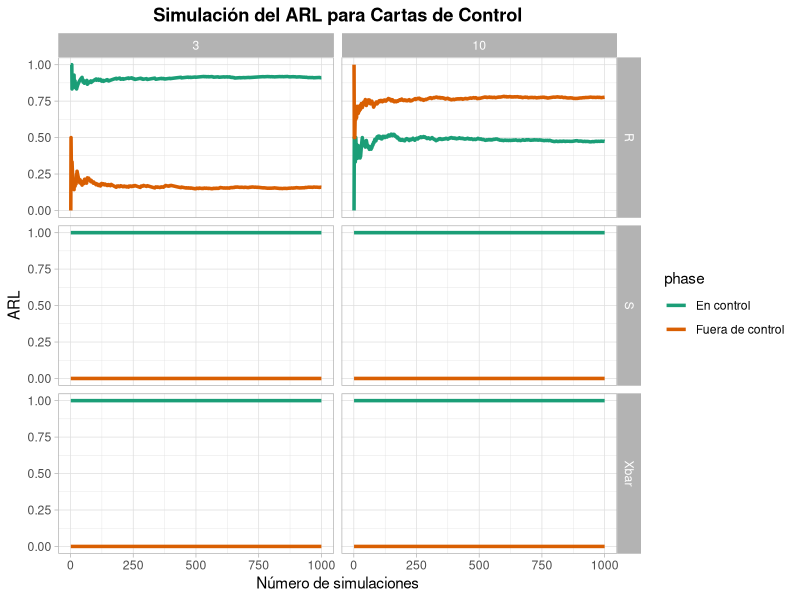
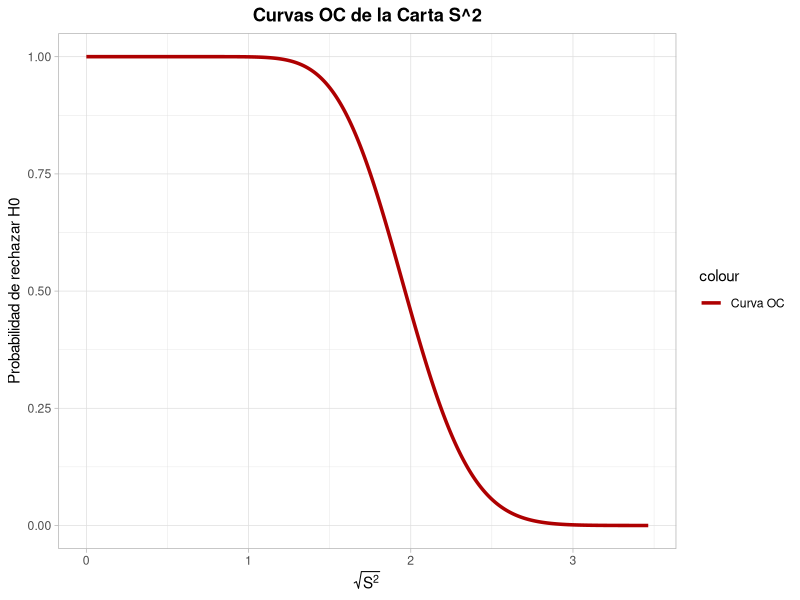
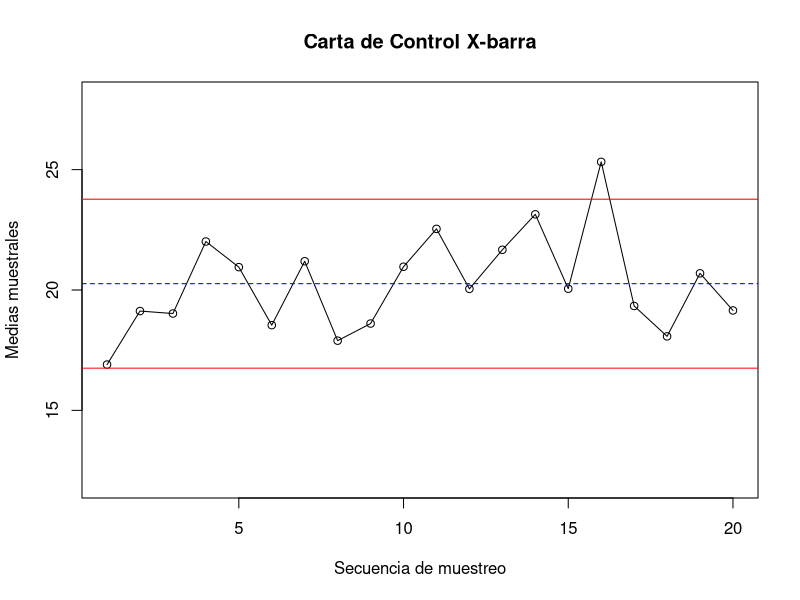
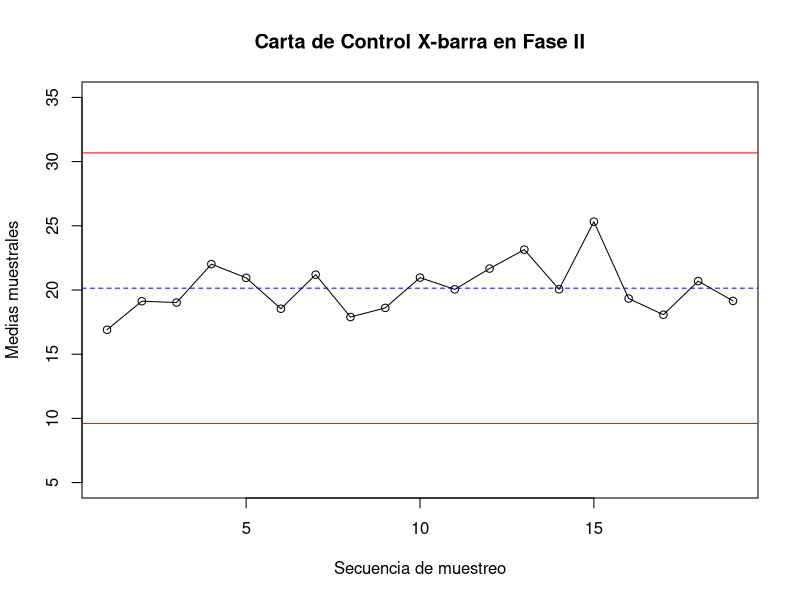

Write the R code that produced these figures, in order.
################################################################################
# Script ACTIVIDAD EN CLASE - CONTROL ESTADISTICO DE CALIDAD
# Autores: Cesar Augusto Prieto Sarmiento
#          Cristian Camilo Prieto Zambrano
#          Daniel Santiago Guzman Villanueva
# Fecha de Creación: 13/03/2021
# Descripción: Se realizaron los ejercicios solicitados por el profesor
# Versión: 1
################################################################################

# LIBRERIAS USADAS

library(ggplot2)

################################################################################
############################### PUNTO 1 ########################################


# Función para calcular el rango de una muestra
calculate_range <- function(sample_data) {
  return(max(sample_data) - min(sample_data))
}

# Función para calcular la desviación estándar de una muestra
calculate_sd <- function(sample_data) {
  return(sd(sample_data))
}

# Función para calcular la media de una muestra
calculate_mean <- function(sample_data) {
  return(mean(sample_data))
}

# Función para calcular beta (probabilidad de no detectar un cambio)
calculate_beta <- function(mu_0, mu_1, sigma, L) {
  return(pnorm(L - abs(mu_1 - mu_0), 0, sigma) - pnorm(-L - abs(mu_1 - mu_0), 0, sigma))
}

# Función para calcular los parámetros de diseño de las cartas de control (B5 y B6)
calculate_control_limits <- function(sigma_0, L, beta) {
  B5 <- sigma_0 * (c_4 - 3 * sqrt(1 - c_4^2))
  B6 <- sigma_0 * (c_4 + 3 * sqrt(1 - c_4^2))
  return(list(B5 = B5, B6 = B6))
}

# Parámetros del proceso
mu_0 <- 0  # Media del proceso en control
sigma <- 1  # Desviación estándar
k <- 1  # Desplazamiento del proceso fuera de control
mu_1 <- mu_0 + k * sigma  # Media del proceso fuera de control
L <- 3  # Límites de control en sigmas
n_values <- c(3, 10)  # Tamaños de las muestras


# Constantes necesarias para el cálculo de los límites de control (puedes agregarlas)
c_4 <- (gamma(n_values / 2) / gamma((n_values - 1) / 2)) * sqrt(2 / (n_values - 1))

# Calcular beta para diferentes tamaños de muestra
beta_values <- sapply(n_values, function(n) {
  calculate_beta(mu_0, mu_1, sigma, L)
})

# Calcular los parámetros de diseño de las cartas de control (B5 y B6) usando beta
control_limits <- sapply(beta_values, function(beta) {
  calculate_control_limits(sigma, L, beta)
})

# Función para simular ARL de Cartas R, S y Xbarra
simulate_control_chart_ARL_both_phases <- function(n, sigma, control_limits, num_simulations = 1000, chart_type = "R") {
  arl_results_in_control <- numeric(num_simulations)
  arl_results_out_of_control <- numeric(num_simulations)
  
  # Fase 1: Establecer límites de control
  for (i in 1:num_simulations) {
    sample_data <- rnorm(n, mean = 0, sd = sigma)
    if (chart_type == "R") {
      sample_statistic <- calculate_range(sample_data)
    } else if (chart_type == "S") {
      sample_statistic <- calculate_sd(sample_data)
    } else if (chart_type == "Xbar") {
      sample_statistic <- calculate_mean(sample_data)
    } else {
      stop("Tipo de carta no válido. Debe ser 'R', 'S' o 'Xbar'.")
    }
    if (sample_statistic > control_limits[1]) {
      arl_results_out_of_control[i] <- 1
    } else {
      arl_results_in_control[i] <- 1
    }
  }
  
  # Fase 2: Monitorear el proceso
  for (i in 1:num_simulations) {
    if (arl_results_in_control[i] == 1) {
      sample_data <- rnorm(n, mean = 0, sd = sigma)
      if (chart_type == "R") {
        sample_statistic <- calculate_range(sample_data)
      } else if (chart_type == "S") {
        sample_statistic <- calculate_sd(sample_data)
      } else if (chart_type == "Xbar") {
        sample_statistic <- calculate_mean(sample_data)
      }
      if (sample_statistic > control_limits[1]) {
        arl_results_out_of_control[i] <- 1
      }
    }
  }
  
  # Calcular ARL
  arl_in_control <- cumsum(arl_results_in_control) / seq_along(arl_results_in_control)
  arl_out_of_control <- cumsum(arl_results_out_of_control) / seq_along(arl_results_out_of_control)
  
  return(data.frame(
    simulation_number = seq_along(arl_in_control),
    ARL_in_control = arl_in_control,
    ARL_out_of_control = arl_out_of_control
  ))
}

# Parámetros adicionales
num_simulations <- 1000  # Número de simulaciones
control_limits <- c(3 * sigma, 3 * sigma)


# Establecer semilla aleatoria para reproducibilidad
set.seed(123)

# Simular ARL para diferentes tamaños de muestra y tipos de carta
cartas <- c("R", "S", "Xbar")
arl_data <- lapply(cartas, function(cart) {
  lapply(seq_along(n_values), function(j) {
    simulate_control_chart_ARL_both_phases(n_values[j], sigma, control_limits[j], num_simulations, chart_type = cart)
  })
})

# Convertir datos a formato largo para ggplot
arl_long <- lapply(seq_along(cartas), function(i) {
  lapply(seq_along(n_values), function(j) {
    df_long <- tidyr::pivot_longer(arl_data[[i]][[j]], cols = c(ARL_in_control, ARL_out_of_control),
                                   names_to = "phase", values_to = "ARL")
    df_long$phase <- factor(df_long$phase, levels = c("ARL_in_control", "ARL_out_of_control"),
                            labels = c("En control", "Fuera de control"))
    df_long$chart_type <- cartas[i]
    df_long$n <- n_values[j]
    return(df_long)
  })
})

# Unir todos los resultados en un solo dataframe
arl_all <- do.call(rbind, do.call(c, arl_long))

# Graficar utilizando ggplot2
ggplot(arl_all, aes(x = simulation_number, y = ARL, color = phase, linetype = phase)) +
  geom_line(lwd = 1.2) +
  facet_grid(chart_type ~ n, scales = "free_y") +
  labs(x = "Número de simulaciones", y = "ARL",
       title = "Simulación del ARL para Cartas de Control") +
  scale_color_manual(values = c("#1b9e77", "#d95f02")) +
  scale_linetype_manual(values = c("solid", "solid")) +
  theme_light() +
  theme(plot.title = element_text(hjust = 0.5, face = "bold"))


################################################################################
############################### PUNTO 2 ########################################

# Función para calcular las probabilidades de no detectar una desviación en la carta S^2
OC_S2 <- function(mu, sigma, mu_0, sigma_0, n, alpha) {
  z <- qnorm(1 - alpha / 2)
  a <- (n - 1) * sigma_0^2 / sigma^2
  b <- (n - 1) * mu_0^2 / sigma^2
  c <- (n - 1) / sigma^2
  d <- -a * (1 - 1 / n)
  P_rechazar <- function(S2) {
    1 - pchisq((n - 1) * S2 / sigma_0^2, df = n - 1)
  }
  S2 <- seq(0, sigma_0^2 * 3, length.out = 1000)
  OC <- P_rechazar(S2)
  data.frame(S2, OC)
}

# Parámetros del proceso
mu_0 <- 5  # Media objetivo
sigma_0 <- 2  # Desviación estándar objetivo

# Parámetros de la muestra y nivel de significancia
n <- 20  # Tamaño de la muestra
alpha <- 0.05  # Nivel de significancia

# Calcular las curvas OC
oc_data <- OC_S2(mu = mu_0, sigma = sigma_0, mu_0 = mu_0, sigma_0 = sigma_0, n = n, alpha = alpha)

# Graficar las curvas OC con el formato deseado
ggplot(oc_data, aes(x = sqrt(S2), y = OC, color = "Curva OC")) +
  geom_line(lwd = 1.2) +
  labs(x = expression(sqrt(S^2)), y = "Probabilidad de rechazar H0",
       title = "Curvas OC de la Carta S^2") +
  scale_color_manual(values = c("#ae0001")) +
  theme_light() +
  theme(plot.title = element_text(hjust = 0.5, face = "bold"))

################################################################################
############################### PUNTO 4 ########################################


# Definimos los parámetros para la estadística de control
Miu <- 20
Sigma <- 4

m <- 20
n <- 3

# Establecemos la semilla de generación de datos 
set.seed(123)

# Creamos una matriz para almacenar las muestras generadas
muestras <- matrix(rnorm(m * n, mean = Miu, sd = Sigma), nrow = m)

# Calculamos la desviación estándar para cada muestra
desviaciones <- apply(muestras, 1, sd)
Sbarra <- mean(desviaciones)

# Calculamos los rangos muestrales para la construcción de la carta
Rangos_muestrales <- apply(muestras, 1, function(x) max(x) - min(x))
Rbarra <- mean(Rangos_muestrales)

# Calculamos la estimación de Xbarra_barra
Medias <- apply(muestras, 1, mean)
Xbb <- mean(Medias)

# Construimos la carta Xbarra_barra
A_2 <- 0.577
UCL <- Xbb + (A_2 * Rbarra)
LCL <- Xbb - (A_2 * Rbarra)

# Graficamos la carta de control X-barra
plot(Medias, type = "o", ylim = c(12, 28), xlab = "Secuencia de muestreo", ylab = "Medias muestrales", main = "Carta de Control X-barra", legend = FALSE)
abline(h = c(UCL, LCL, mean(Medias)), col = c("red", "red", "blue"), lty = c(1, 1, 2))

# Retiramos las muestras fuera de control
muestras_i <- muestras[-11, ]

# Recalculamos todo en base a los valores restantes
Rangos_muestrales_i <- apply(muestras_i, 1, function(x) max(x) - min(x))
Rbarra_i <- mean(Rangos_muestrales_i)
Medias_i <- apply(muestras_i, 1, mean)
Xbb_i <- mean(Medias_i)

# Calculamos los límites para la carta de control X-barra en Fase II
UCL_ii <- Xbb_i + 3 * (Rbarra / sqrt(n))
LCL_ii <- Xbb_i - 3 * (Rbarra / sqrt(n))

# Graficamos la carta de control X-barra en Fase II
plot(Medias_i, type = "o", ylim = c(5, 35), xlab = "Secuencia de muestreo", ylab = "Medias muestrales", main = "Carta de Control X-barra en Fase II", legend = FALSE)
abline(h = c(UCL_ii, LCL_ii, mean(Medias_i)), col = c("red", "red", "blue"), lty = c(1, 1, 2))

# Calculamos ARL_0 y ARL_1
alpha <- 0.0027
ARL_0 <- 1 / alpha

Beta <- sapply(1:10, function(i) {
  pnorm(3 - i * sqrt(5)) - pnorm(-3 - i * sqrt(5))
})
ARL_1 <- 1 / (1 - Beta)

# Mostramos los resultados
print(ARL_0)
print(ARL_1)


################################################################################
############################### PUNTO 5 ########################################


# Parámetros del proceso
mu <- 0  # Media del proceso
sigma <- 1  # Desviación estándar del proceso

# Definir franjas de control
lower_bound <- mu - sigma
upper_bound <- mu + 3 * sigma
num_intervals <- 4
interval_width <- sigma
interval_bounds <- seq(lower_bound, upper_bound, by = interval_width)

# Probabilidades de transición
transition_prob <- matrix(0, nrow = num_intervals, ncol = num_intervals)
for (i in 1:num_intervals) {
  for (j in 1:num_intervals) {
    if (i == j) {
      # Probabilidad de permanecer en la misma franja
      transition_prob[i, j] <- pnorm(interval_bounds[j + 1], mean = mu, sd = sigma) -
        pnorm(interval_bounds[j], mean = mu, sd = sigma)
    } else if (j == i + 1) {
      # Probabilidad de moverse a la franja adyacente a la derecha
      transition_prob[i, j] <- pnorm(interval_bounds[j + 1], mean = mu, sd = sigma) -
        pnorm(interval_bounds[j], mean = mu, sd = sigma)
    }
  }
}

# Matriz de transición
transition_prob

# Función para calcular ARL utilizando cadenas de Markov
calculate_arl_markov_chain <- function(transition_prob) {
  num_intervals <- nrow(transition_prob)
  absorbing_states <- num_intervals
  
  # Calcular matriz fundamental
  fundamental_matrix <- solve(diag(num_intervals) - transition_prob[1:num_intervals, 1:num_intervals])
  
  # Calcular ARL
  arl <- sum(fundamental_matrix[1,]) - sum(fundamental_matrix[absorbing_states,])
  return(arl)
}

# Calcular ARL
arl_xbar <- calculate_arl_markov_chain(transition_prob)
arl_xbar

